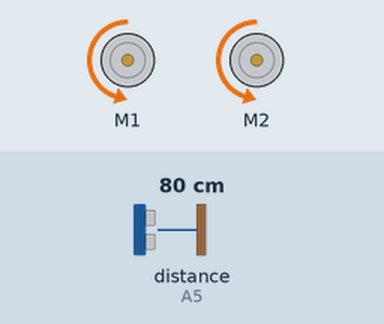
Simulated run of this sketch. Board: Arduino Uno, built with avr-gcc and run on an emulated ATmega328P. Parts: 2 × DC motor (green arrow = forward, orange = backward, longer = faster). Wiring (inferred from the names in the program): ultrasonic range finder: trigger A4; echo A5. The inputs (shaded band) are chosen by the test bench; at power-on: distance to the obstacle (sensor on A5) 80 cm. The echo pulse lasts 58.3 µs per cm.

Above: at 1.2 s.
1.3 s: distance to the obstacle (sensor on A5) set to 2 cm
At 2.5 s:
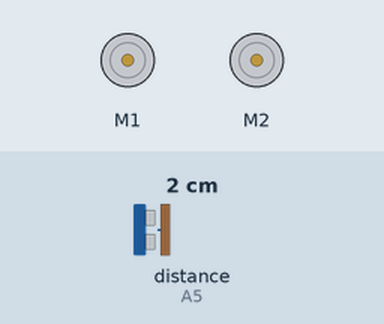
2.8 s: distance to the obstacle (sensor on A5) set to 18 cm
At 3.7 s:
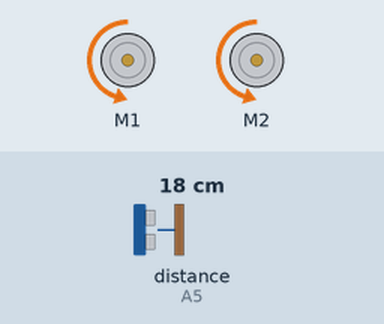
4.3 s: distance to the obstacle (sensor on A5) set to 9 cm
At 4.8 s:
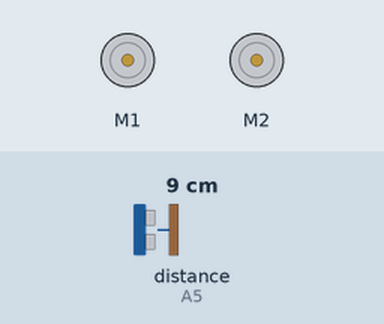
7.3 s: distance to the obstacle (sensor on A5) set to 35 cm
At 8.3 s:
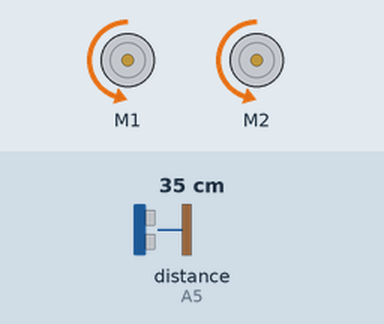
Timing chart, 0 to 9.8 s (numbered marks = the images above; inputs shaded):
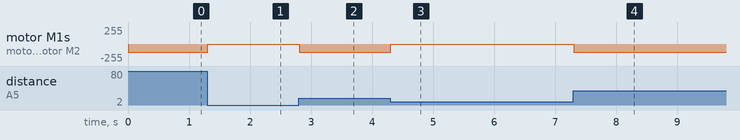

The sketch:

Micromouse_-_OLD.ino
```cpp
#include <AFMotor.h> //You need the AdaFruit library
#include <NewPing.h> //You can write NewPing and download the library
//https://learn.adafruit.com/adafruit-motor-shield/using-dc-motors
//https://learn.adafruit.com/adafruit-motor-shield/af-dcmotor-class
//http://sribasu.com/programming-tutorials/creating-an-obstacle-avoiding-robot-with-arduino-adafruit-motor-shield-v1-and-ultra-sonic-sensor.html
//https://www.tutorialspoint.com/arduino/arduino_ultrasonic_sensor.htm

AF_DCMotor motor1(1,MOTOR12_64KHZ);
AF_DCMotor motor2(2,MOTOR12_64KHZ);

const int pingPin = A4; // Trigger Pin of Ultrasonic Sensor
const int echoPin = A5; // Echo Pin of Ultrasonic Sensor

void setup() {
  // put your setup code here, to run once:
motor1.setSpeed(120);
motor2.setSpeed(120);
Serial.begin(9600); // Starting Serial Terminal

}
void forward()//function to go forward
{
   motor1.run(BACKWARD); // Actually this is "forward"
   motor2.run(BACKWARD);//
}
void backward() //function to go backwards
{
   motor1.run(FORWARD); // Actually this is "forward"
   motor2.run(FORWARD);//
}
void brake()//function to stop
{
   motor1.run(RELEASE); // Actually this is "forward"
   motor2.run(RELEASE);//
}

void left()//function to go left
{
   motor1.run(BACKWARD); // Actually this is "forward"
   motor2.run(RELEASE);//
}

void right()//function to go right
{
   motor1.run(RELEASE); // Actually this is "forward"
   motor2.run(BACKWARD);//
}


void loop() {

  // put your main code here, to run repeatedly:
  //GO FORWARD
  long duration, cm; // and inches ?
   pinMode(pingPin, OUTPUT);
   digitalWrite(pingPin, LOW);
   delayMicroseconds(2);
   digitalWrite(pingPin, HIGH);
   delayMicroseconds(2);
   digitalWrite(pingPin, LOW);
   pinMode(echoPin, INPUT);
   duration = pulseIn(echoPin, HIGH);//THIS IS WHAT's Measuring our distance?
   cm = microsecondsToCentimeters(duration);
//   Serial.print(cm);
//   Serial.print("cm");
//   Serial.println();
   forward();
   //delay(1);

//  delay(5000);
//STOP the motor

 // delay(5000);
//GO BACKWARD
if(cm<=10)//if distance less than 10cm, stop
{
  brake();
}

  /*delay(5000);
//GO FORWARD AGAIN
   motor1.run(BACKWARD);//
   motor2.run(BACKWARD);
   delay(1500);
   motor1.run(RELEASE);
  motor2.run(RELEASE);
  delay(1500);
//GO RIGHT I think?
  motor1.setSpeed(120);//opposite direction makes the motor turn?
  motor2.setSpeed(120);
  motor1.run(RELEASE);//
  motor2.run(BACKWARD);
 delay(1500);
// Go BACKWARD
  motor1.setSpeed(120);
  motor2.setSpeed(120);
  motor1.run(BACKWARD); // flip directions
  motor2.run(BACKWARD);//MOTOR 2 runs opposite of motor
 delay(5000);
 */

}

long microsecondsToInches(long microseconds) {
   return microseconds / 74 / 2;
}

long microsecondsToCentimeters(long microseconds) {
   return microseconds / 29 / 2;
}
```

Measured:
- after the input at 1.3 s, motor M1, motor M2: backward 120/255 → stopped at once
- after the input at 2.8 s, motor M1, motor M2: stopped → backward 120/255 at once
- after the input at 4.3 s, motor M1, motor M2: backward 120/255 → stopped at once
- after the input at 7.3 s, motor M1, motor M2: stopped → backward 120/255 at once
